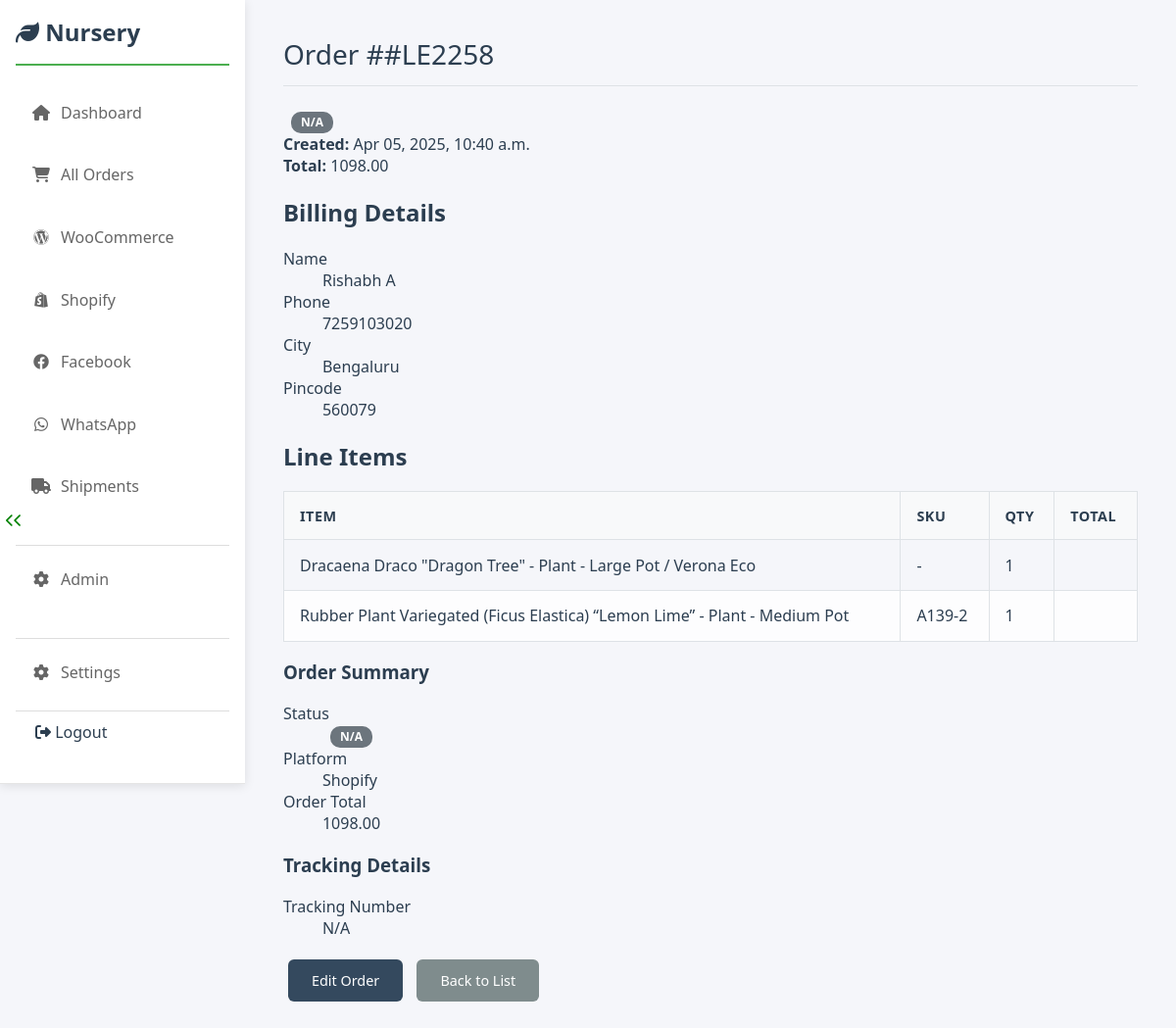
/order_deatils_view/#LE2258 (signed in), run on an earlier commit of the app's database.
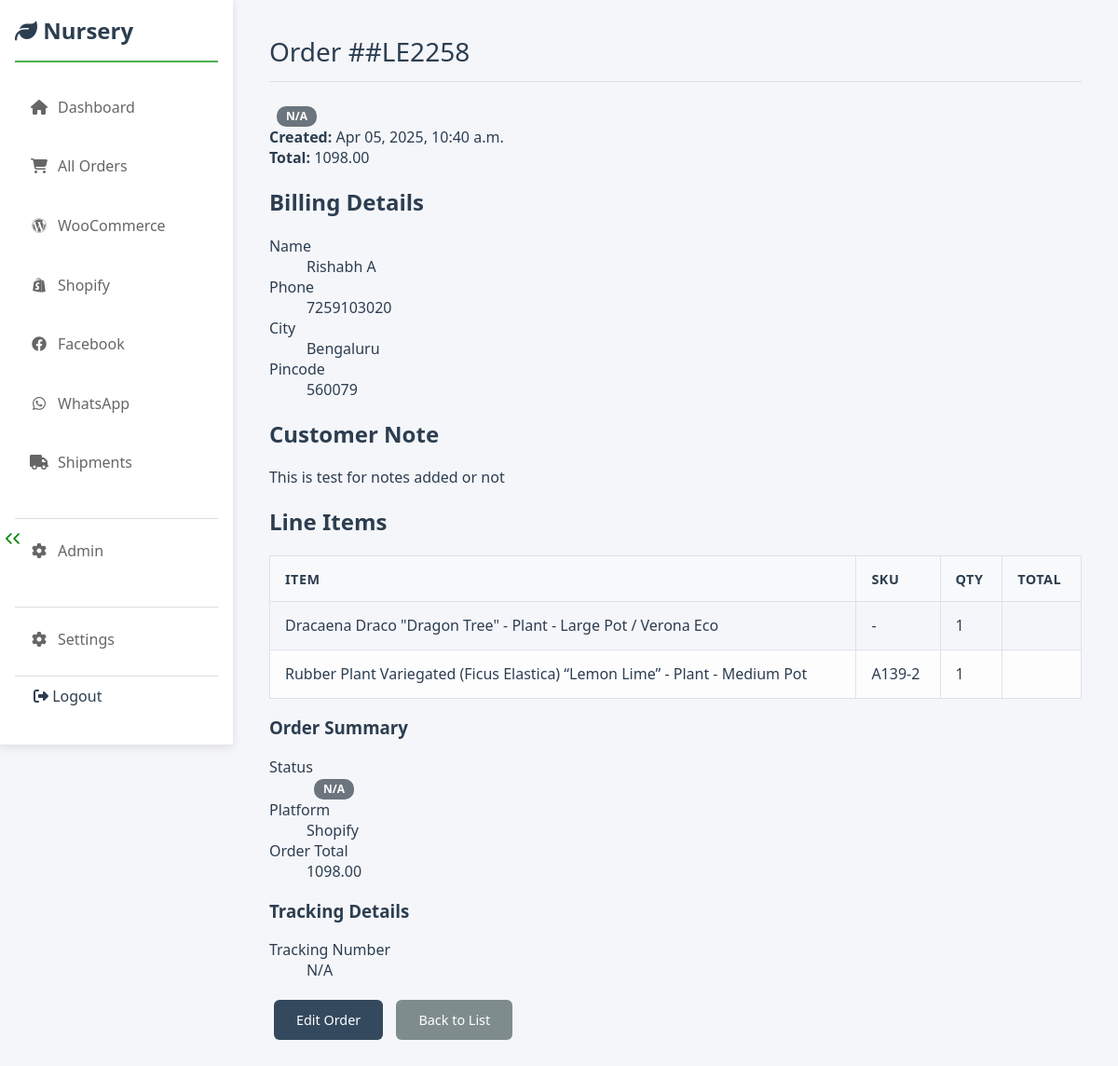
And on a later commit of the database.
### shopify_app/models.py (models this page shows, shortened)
class ShopifyOrder(models.Model):
    shopify_id = models.BigIntegerField(
        unique=True,
        db_index=True,
        help_text="Shopify Order ID"
    )
    name = models.CharField(
        max_length=100,
        blank=True, null=True,
        db_index=True,
        help_text="Shopify order name (e.g., #1001)"
    )
    email = models.EmailField(blank=True, null=True, db_index=True)
    financial_status = models.CharField(max_length=50, blank=True, null=True, db_index=True)
    fulfillment_status = models.CharField(max_length=50, blank=True, null=True, db_index=True)
    total_price = models.DecimalField(max_digits=10, decimal_places=2, blank=True, null=True)
    currency = models.CharField(max_length=10, blank=True, null=True)
    shipment_status = models.CharField(
        max_length=50,
        choices=SHIPMENT_STATUS_CHOICES,
        default='pending',
        blank=False, null=False,
        db_index=True
    )
    billing_address_json = models.JSONField(blank=True, null=True)
    shipping_address_json = models.JSONField(blank=True, null=True)
    line_items_json = models.JSONField(blank=True, null=True)
    tracking_details_json = models.JSONField(
        blank=True,
        null=True,
        help_text="Store tracking numbers, URLs, carrier info, or structured fulfillment data as JSON"
    )
    internal_notes = models.TextField(
        blank=True, # Allow it to be empty
        help_text="Internal administrative notes about this order (not from Shopify)"
    )
    created_at_shopify = models.DateTimeField(blank=True, null=True)
    updated_at_shopify = models.DateTimeField(blank=True, null=True)
    closed_at_shopify = models.DateTimeField(blank=True, null=True)
    raw_data = models.JSONField(blank=True, null=True, help_text="Raw JSON data from API or webhook")
    django_date_created = models.DateTimeField(default=timezone.now)
    django_date_modified = models.DateTimeField(auto_now=True)
    class Meta:
        verbose_name = "Shopify Order"
        verbose_name_plural = "Shopify Orders"
        ordering = ['-created_at_shopify']

### nurseryproject/views.py (the view, shortened to what this page needs)
# urls.py: path('order_deatils_view/<str:order_id>',views.order_details_view,name='order_details_view'),
@login_required
def order_details_view(request,order_id):
    if '#' in str(order_id):
        woo_order = None
        shopify_order = ShopifyOrder.objects.filter(name=order_id).first()
        fb_order = None
    if woo_order:
        order_data = {
            'order_id': woo_order.woo_id,
            'date': woo_order.date_created_woo,
            'status': woo_order.status,
            'amount': woo_order.total_amount,
            'customer': f"{woo_order.billing_first_name or ''} {woo_order.billing_last_name or ''}",
            'phone': woo_order.billing_phone,
            'pincode': woo_order.billing_postcode,
            'city': woo_order.billing_city,
            'note': woo_order.customer_note,
            'tracking': f'https://nurserynisarga.in/admin-track-order/?track_order_id={woo_order.woo_id}',            'platform': 'WooCommerce',
            'products': woo_order.line_items_json or []
        }
    elif shopify_order:
        shipping = shopify_order.shipping_address_json or {}
        order_data = {
            'order_id': shopify_order.name,
            'date': shopify_order.created_at_shopify,
            'status': shopify_order.fulfillment_status,
            'amount': shopify_order.total_price,
            'customer': shipping.get('name', ''),
            'phone': shipping.get('phone', ''),
            'pincode': shipping.get('zip', ''),
            'city': shipping.get('city', ''),
            'note': shopify_order.internal_notes,
            'tracking': shopify_order.tracking_details_json,
            'platform': 'Shopify',
            'products': shopify_order.line_items_json or []
        }
    else:
        order_data = None
    context = {
        'order': order_data,
        'page_title': f'Order Details #{order_id}'
    }
    return render(request, 'orders/orders_view.html', context)

### templates/orders/orders_view.html (shortened to what the changed rows need)
{% extends 'base.html' %}
{% load static %}
{% block content %}
<div class="container">
  {% if order %}
  <div class="card">
    <div class="card-header">
      <div class="flex items-center justify-between mb-4">
        <h1 class="text-2xl font-bold">Order #{{ order.order_id }}</h1>
        <span class="badge status-{{ order.status|lower|default:'unknown' }} text-lg">
          {{ order.status|default:"N/A"|capfirst }}
        </span>
      </div>
      <div class="flex gap-4 text-sm text-gray border-b pb-4">
        <div><strong>Created:</strong> {{ order.date|date:"M d, Y, P"|default:"N/A" }}</div>
        <div><strong>Total:</strong> {{ order.amount|floatformat:2|default:"0.00" }}</div>
      </div>
    </div>
    <div class="grid md:grid-cols-3 gap-8 p-6">
      <div class="main-content md:col-span-2">
        <section class="mb-8 bg-white rounded-lg shadow-sm p-6">
          <h2 class="text-xl font-semibold mb-6">Billing Details</h2>
          <dl class="grid gap-6">
            <div>
              <dt class="text-sm font-medium text-gray-600 mb-2">Name</dt>
              <dd class="text-lg">{{ order.customer }}</dd>
            </div>
            <div>
              <dt class="text-sm font-medium text-gray-600 mb-2">Phone</dt>
              <dd class="text-lg">{{ order.phone|default:"N/A" }}</dd>
            </div>
            <div>
              <dt class="text-sm font-medium text-gray-600 mb-2">City</dt>
              <dd class="text-lg">{{ order.city|default:"N/A" }}</dd>
            </div>
            <div>
              <dt class="text-sm font-medium text-gray-600 mb-2">Pincode</dt>
              <dd class="text-lg">{{ order.pincode|default:"N/A" }}</dd>
            </div>
          </dl>
        </section>
        {% if order.note %}
        <section class="mb-8 bg-white rounded-lg shadow-sm p-6">
          <h2 class="text-xl font-semibold mb-6">Customer Note</h2>
          <div class="p-4 bg-gray-50 rounded-lg border">
            {{ order.note|linebreaksbr }}
          </div>
        </section>
        {% endif %}
        {% if order.products %}
        <section class="bg-white rounded-lg shadow-sm p-6">
          <h2 class="text-xl font-semibold mb-6">Line Items</h2>
          <div class="overflow-hidden rounded-lg border">
            <table class="table w-full">
              <thead class="bg-gray-50">
                <tr>
                  <th class="px-6 py-3 text-left text-sm font-semibold text-gray-600">Item</th>
                  <th class="px-6 py-3 text-left text-sm font-semibold text-gray-600">SKU</th>
                  <th class="px-6 py-3 text-left text-sm font-semibold text-gray-600">Qty</th>
                  <th class="px-6 py-3 text-right text-sm font-semibold text-gray-600">Total</th>
                </tr>
              </thead>
              <tbody class="divide-y divide-gray-200">
                {% for item in order.products %}
                <tr class="hover:bg-gray-50">
                  <td class="px-6 py-4">
                    <div class="font-medium">{{ item.name }}</div>
                  </td>
                  <td class="px-6 py-4">{{ item.sku|default:'-' }}</td>
                  <td class="px-6 py-4">{{ item.quantity }}</td>
                  <td class="px-6 py-4 text-right">{{ item.total|floatformat:2 }}</td>
                </tr>
                {% endfor %}
              </tbody>
            </table>
          </div>
        </section>
        {% endif %}
      </div>
      <aside class="md:col-span-1">
        <section class="mb-8 bg-white rounded-lg shadow-sm p-6">
          <h3 class="text-lg font-semibold mb-6">Order Summary</h3>
          <dl class="grid gap-4">
            <div>
              <dt class="text-sm font-medium text-gray-600 mb-2">Status</dt>
              <dd>
                <span class="badge status-{{ order.status|lower|default:'unknown' }} text-lg">
                  {{ order.status|default:"N/A"|capfirst }}
                </span>
              </dd>
            </div>
            <div>
              <dt class="text-sm font-medium text-gray-600 mb-2">Platform</dt>
              <dd class="text-lg">{{ order.platform }}</dd>
            </div>
            <div>
              <dt class="text-sm font-medium text-gray-600 mb-2">Order Total</dt>
              <dd class="text-xl font-bold">{{ order.amount|floatformat:2|default:"0.00" }}</dd>
            </div>
          </dl>
        </section>
        <section class="bg-white rounded-lg shadow-sm border border-gray-200 p-6">
          <h3 class="text-lg font-semibold text-gray-700 mb-5">Tracking Details</h3>
          <dl class="space-y-3">
            <div>
              <dt class="text-xs font-medium text-gray-500 uppercase mb-1">Tracking Number</dt>
              <dd>
                {% if order.tracking %}
                <a href="{{ order.tracking }}" target="_blank" class="text-blue-600 hover:text-blue-800 underline">{{ order.tracking }}</a>
                {% else %}
                  N/A
                {% endif %}
              </dd>
            </div>
          </dl>
        </section>
        <div class="flex flex-col gap-4 mt-8">
          <a href="{% url 'all_order_edit' order.order_id %}" class="btn btn-primary w-full text-center py-3 rounded-lg hover:opacity-90 transition-opacity">Edit Order</a>
          <a href="{% url 'orders' %}" class="btn btn-secondary w-full text-center py-3 rounded-lg hover:opacity-90 transition-opacity">Back to List</a>
        </div>
      </aside>
    </div>
  </div>
  {% else %}
  <div class="p-8 bg-white rounded-lg shadow-md text-center text-gray-500">
    <p class="text-xl">Order details could not be loaded.</p>
  </div>
  {% endif %}
</div>
{% endblock %}

What changed in the data, as far as the page shows it:
changed ShopifyOrder "#LE2258": note (not shown) → "This is test for notes added or not"
Also different on the page:
text now shown: "Customer Note"
